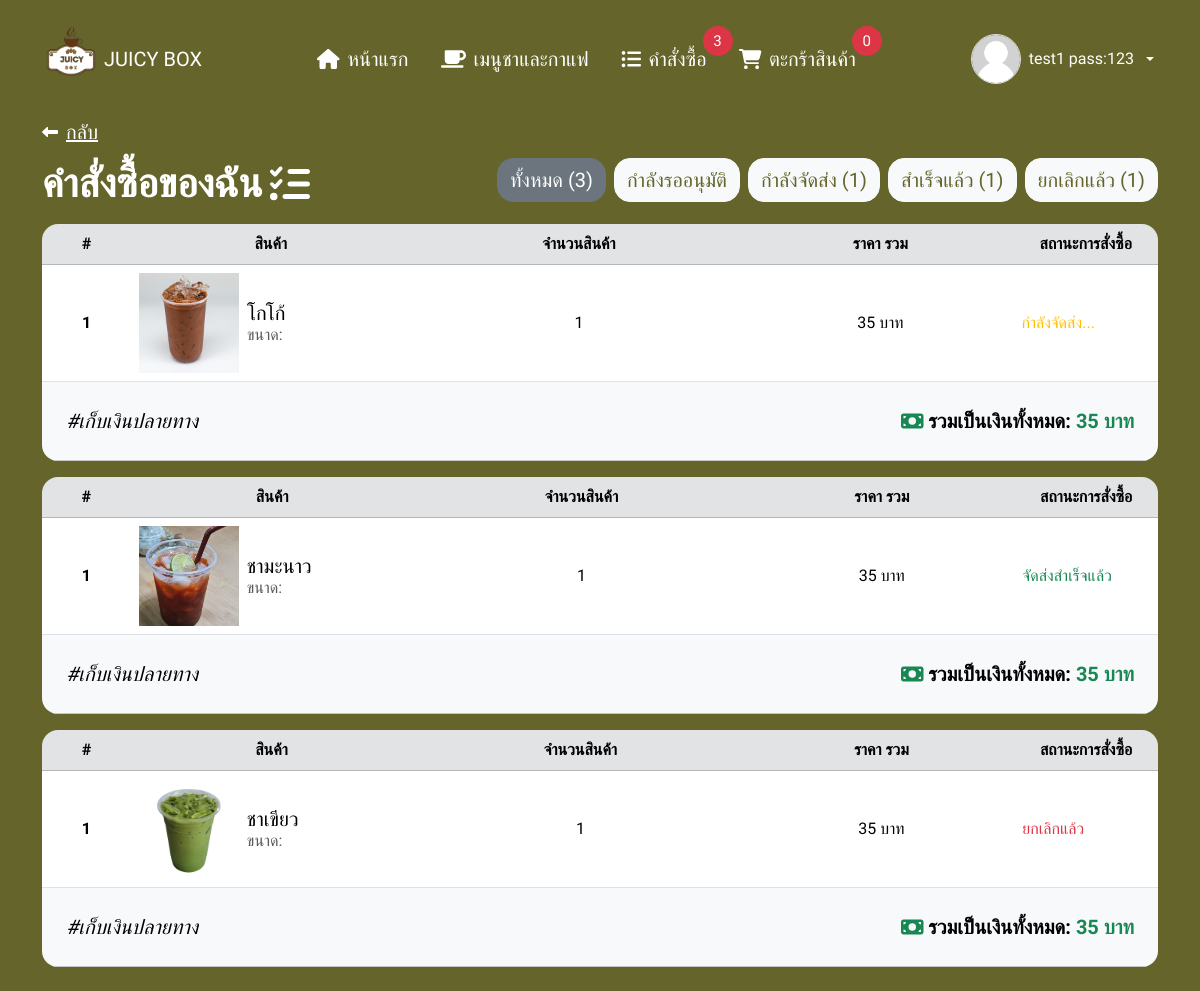
/pages/manage-orders.php?tabs=all (signed in), run on the app's committed database.
### tables this page shows
CREATE TABLE `users` (
  `user_id` int NOT NULL,
  `firstname` varchar(150) DEFAULT NULL,
  `lastname` varchar(150) NOT NULL,
  `tel` varchar(10) DEFAULT NULL,
  `email` varchar(150) NOT NULL,
  `password` varchar(150) NOT NULL,
  `profile_image` varchar(255) NOT NULL,
  `address` varchar(255) DEFAULT NULL,
  `role` enum('user','admin') NOT NULL DEFAULT 'user',
  `created_at` timestamp NOT NULL DEFAULT CURRENT_TIMESTAMP
);

CREATE TABLE `orders` (
  `order_id` int NOT NULL,
  `oders_json` text NOT NULL,
  `user_id` int NOT NULL,
  `status` enum('waiting','delivering','canceled','successfully') NOT NULL DEFAULT 'waiting',
  `create_at` timestamp NOT NULL DEFAULT CURRENT_TIMESTAMP
);

CREATE TABLE `products` (
  `product_id` int NOT NULL,
  `name` varchar(255) NOT NULL,
  `detail` varchar(255) NOT NULL,
  `drink_type` tinytext NOT NULL,
  `price` int NOT NULL,
  `product_image` varchar(255) NOT NULL,
  `create_at` timestamp NOT NULL DEFAULT CURRENT_TIMESTAMP
);

### src/pages/manage-orders.php (the view, shortened to what this page needs)
<?php
$user_id = isset($_SESSION["user_login"]) ? $_SESSION["user_login"] : (isset($_SESSION["admin_login"]) ? header("location: ../") : header("location: ./login.php"));
if ($user_id) {
    $row = sql("SELECT * FROM `users` WHERE `user_id` = ?", [$user_id])->fetch(PDO::FETCH_ASSOC);
}
?>
<!DOCTYPE html>
<html lang="en">
<head>
    <?php require_once __DIR__ . "/../lib/link.php"; ?>
</head>
<body class="bg-primary">
    <?php require_once __DIR__ . "/../components/navbar.php"; ?>
    <div class="p-2">
        <div class="container " style="margin-top: 7rem;">
            <div class="d-flex justify-content-start">
                <a href="../" class="d-flex align-items-center text-white gap-2">
                    <i class="fa-solid fa-left-long"></i>
                    <h5>กลับ</h5>
                </a>
            </div>
            <div class="d-flex justify-content-between align-items-center flex-wrap">
                <h4 class="d-flex align-items-center my-3 fw-semibold fs-1 text-white">คำสั่งซื้อของฉัน <i class="fa-solid fa-list-check ms-2"></i></h4>
                <?php
                $ordersTabsName = [
                    "all",
                    "waiting",
                    "delivering",
                    "successfully",
                    "canceled",
                ];
                ?>
                <div class="d-flex justify-content-center mb-2">
                    <ul class="m-0 p-0 list-unstyled d-flex flex-row flex-wrap gap-2 justify-content-center">
                        <?php
                        foreach ($ordersTabsName as $index => $tabname) { ?>
                            <a href="/pages/manage-orders.php?tabs=<?= $tabname; ?>" class="text-decoration-none fs-5 fw-medium btn rounded-4 <?= isset($_GET["tabs"]) && $_GET["tabs"] == $tabname ? "text-white btn-secondary" : "btn-light text-primary" ?>">
                                <li>
                                    <?php
                                    $countAllOrders = sql("SELECT COUNT(*) as countAllOrders FROM `orders` WHERE `user_id` = ?", [$row["user_id"]])->fetch()["countAllOrders"];
                                    $countStatus = sql("SELECT COUNT(*) as countStatus FROM `orders` WHERE `user_id` = ? AND `status` = ?", [$row['user_id'], $tabname])->fetch()['countStatus'];
                                    echo $tabname == "all" ? "ทั้งหมด ($countAllOrders)" : ($tabname == "waiting" ? "กำลังรออนุมัติ" : ($tabname == "delivering" ? "กำลังจัดส่ง" : ($tabname == "successfully" ? "สำเร็จแล้ว" : ($tabname == "canceled" ? "ยกเลิกแล้ว" : ""))));
                                    echo $countStatus != 0 ? " ($countStatus)" : null;
                                    ?>
                                </li>
                            </a>
                        <?php } ?>
                    </ul>
                </div>
            </div>
            <?php
            $pramsTabs = isset($_GET["tabs"]) && $_GET["tabs"] != "all" ? $_GET["tabs"] . "%" : "%";
            $items = sql("SELECT * FROM `orders` WHERE user_id = ? AND status LIKE '$pramsTabs' ORDER BY `create_at` DESC", [$row['user_id']]);
            if ($items->rowCount() > 0) {
                while ($item = $items->fetch()) { ?>
                    <div class="mb-3 rounded-4 table-responsive text-nowrap">
                        <table class="table m-0">
                            <thead class="table-secondary text-center">
                                <tr>
                                    <th scope="col" style="width: 100px;">#</th>
                                    <th scope="col" style="width: 300px;">สินค้า</th>
                                    <th scope="col" style="width: 380px;">จำนวนสินค้า</th>
                                    <th scope="col" style="width: 300px;">ราคา รวม</th>
                                    <th scope="col" style="width: 150px;">สถานะการสั่งซื้อ</th>
                                </tr>
                            </thead>
                            <tbody class="text-center">
                                <?php
                                $oders_json = json_decode($item["oders_json"], true);
                                $orderItem = 1;
                                foreach ($oders_json["carts"] as $order) {
                                    $product = sql("SELECT * FROM `products` WHERE product_id = ?", [$order["product_id"]])->fetch(); ?>
                                    <tr class="align-middle">
                                        <th scope="row"><?= $orderItem; ?></th>
                                        <td>
                                            <div class="d-flex align-items-center gap-2">
                                                <img src="<?= pathImage($product["product_image"], "product_images"); ?>" width="100px" height="100px" class="object-fit-cover rounded-3">
                                                <div class="d-flex flex-column align-items-start">
                                                    <h5><?= $product["name"] ?></h5>
                                                    <h6 class="text-muted">ขนาด: <?= $order["size"] ?></h6>
                                                </div>
                                            </div>
                                        </td>
                                        <td>
                                            <div class="d-flex align-items-center justify-content-center">
                                                <?= $order["amount"]; ?>
                                            </div>
                                        </td>
                                        <td><?= formatNumberWithComma($product["price"] * $order["amount"]); ?> บาท</td>
                                        <td>
                                            <div class="d-flex align-items-center gap-1 <?= $item["status"] == "waiting" ? "text-primary" : ($item["status"] == "canceled" ? "text-danger" : ($item["status"] == "successfully" ? "text-success" : ($item["status"] == "delivering" ? "text-warning" : null))) ?>">
                                                <?= $item["status"] == "waiting" ? "กำลังรออนุมัติ <div class='spinner-border' style='width:20px;height:20px' role='status'></div>" : ($item["status"] == "canceled" ? "ยกเลิกแล้ว" : ($item["status"] == "successfully" ? "จัดส่งสำเร็จแล้ว" : ($item["status"] == "delivering" ? "กำลังจัดส่ง... <div class='spinner-grow' style='width:20px;height:20px' role='status'></div>" : null))) ?>
                                            </div>
                                        </td>
                                    </tr>
                                <?php $orderItem++;
                                } ?>
                            </tbody>
                            <tfoot>
                                <tr class="table-light">
                                    <th colspan="5" class="p-4 fs-5">
                                        <div class="d-flex justify-content-between">
                                            <div class="fst-italic fw-light">#เก็บเงินปลายทาง</div>
                                            <div>
                                                <i class="fa-solid fa-money-bill text-success"></i>
                                                รวมเป็นเงินทั้งหมด:
                                                <span class="text-success"><?= formatNumberWithComma($oders_json["totalPrice"]); ?> บาท</span>
                                            </div>
                                        </div>
                                    </th>
                                </tr>
                            </tfoot>
                        </table>
                    </div>
                <?php }
            } else { ?>
                <div class="d-flex justify-content-center mt-5">
                    <h4 class="text-muted">ยังไม่มีข้อมูล..</h4>
                </div>
            <?php } ?>
        </div>
    </div>
</body>
</html>

### src/components/navbar.php (shortened to what this page needs)
<nav class="w-100 position-fixed z-2">
    <div class="container d-flex p-3 align-items-center gap-2 justify-content-between flex-wrap rounded-5" id="navbar">
        <a href="/" class="text-white text-decoration-none d-flex align-items-center gap-2">
            <img src="<?= pathImage("logo.png", "web") ?>" width="50px" height="50px" class="object-fit-cover mb-3">
            <h5>JUICY BOX</h5>
        </a>
        <?php if (isset($_SESSION["user_login"])) {
        ?>
            <div class="dropdown ms-auto">
                <div class="d-flex gap-2 align-items-center dropdown-toggle text-white cursor-pointer" data-bs-toggle="dropdown">
                    <img src="<?= pathImage($row["profile_image"]) ?>" width="50px" height="50px" class="rounded-circle border">
                    <div class="fs-6">
                        <?= $row["firstname"] ?> <?= $row["lastname"] ?>
                    </div>
                </div>
            </div>
        <?php } ?>
    </div>
</nav>

### data on the page
users: profile_image (picture), firstname "test1", lastname "pass:123"
orders: oders_json "35"
products: product_image (picture), name "โกโก้", amount "1", formatNumberWithComma($product['price']*$order['amount']) "35", shows "กำลังจัดส่ง..."
orders: oders_json "35"
products: product_image (picture), name "ชามะนาว", amount "1", formatNumberWithComma($product['price']*$order['amount']) "35", shows "จัดส่งสำเร็จแล้ว"
orders: oders_json "35"
products: product_image (picture), name "ชาเขียว", amount "1", formatNumberWithComma($product['price']*$order['amount']) "35", shows "ยกเลิกแล้ว"

### other printed values
$countAllOrders "3"
$countStatus "1"
